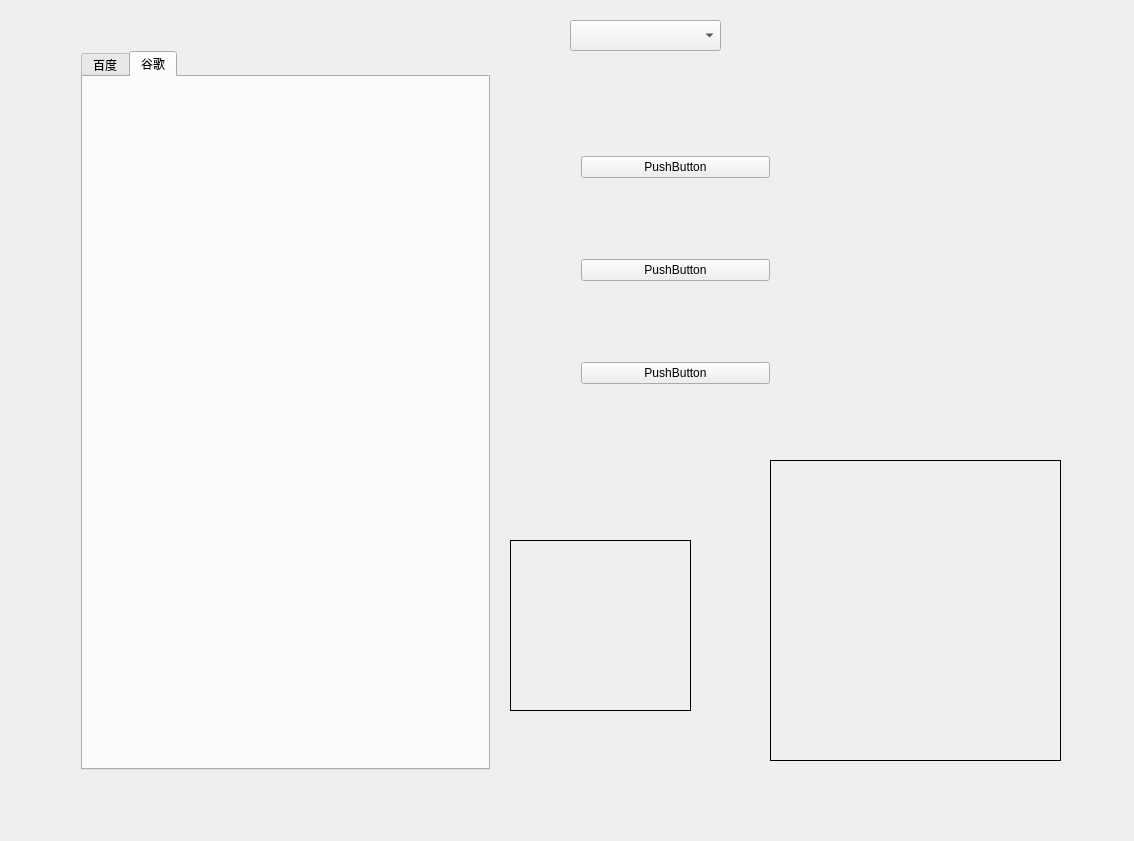
<?xml version="1.0" encoding="UTF-8"?>
<ui version="4.0">
 <class>Widget</class>
 <widget class="QWidget" name="Widget">
  <property name="geometry">
   <rect>
    <x>0</x>
    <y>0</y>
    <width>1134</width>
    <height>841</height>
   </rect>
  </property>
  <property name="windowTitle">
   <string>Widget</string>
  </property>
  <widget class="QStackedWidget" name="stackedWidget">
   <property name="geometry">
    <rect>
     <x>70</x>
     <y>40</y>
     <width>431</width>
     <height>741</height>
    </rect>
   </property>
   <property name="currentIndex">
    <number>2</number>
   </property>
   <widget class="QWidget" name="page">
    <layout class="QHBoxLayout" name="horizontalLayout">
     <item>
      <widget class="QScrollArea" name="scrollArea">
       <property name="widgetResizable">
        <bool>true</bool>
       </property>
       <widget class="QWidget" name="scrollAreaWidgetContents">
        <property name="geometry">
         <rect>
          <x>0</x>
          <y>0</y>
          <width>98</width>
          <height>320</height>
         </rect>
        </property>
        <layout class="QVBoxLayout" name="verticalLayout">
         <item>
          <widget class="QPushButton" name="pushButton_11">
           <property name="text">
            <string>PushButton</string>
           </property>
          </widget>
         </item>
         <item>
          <widget class="QPushButton" name="pushButton">
           <property name="text">
            <string>PushButton</string>
           </property>
          </widget>
         </item>
         <item>
          <widget class="QPushButton" name="pushButton_2">
           <property name="text">
            <string>PushButton</string>
           </property>
          </widget>
         </item>
         <item>
          <widget class="QPushButton" name="pushButton_9">
           <property name="text">
            <string>PushButton</string>
           </property>
          </widget>
         </item>
         <item>
          <widget class="QPushButton" name="pushButton_3">
           <property name="text">
            <string>PushButton</string>
           </property>
          </widget>
         </item>
         <item>
          <widget class="QPushButton" name="pushButton_10">
           <property name="text">
            <string>PushButton</string>
           </property>
          </widget>
         </item>
         <item>
          <widget class="QPushButton" name="pushButton_6">
           <property name="text">
            <string>PushButton</string>
           </property>
          </widget>
         </item>
         <item>
          <widget class="QPushButton" name="pushButton_8">
           <property name="text">
            <string>PushButton</string>
           </property>
          </widget>
         </item>
         <item>
          <widget class="QPushButton" name="pushButton_4">
           <property name="text">
            <string>PushButton</string>
           </property>
          </widget>
         </item>
         <item>
          <widget class="QPushButton" name="pushButton_7">
           <property name="text">
            <string>PushButton</string>
           </property>
          </widget>
         </item>
         <item>
          <widget class="QPushButton" name="pushButton_5">
           <property name="text">
            <string>PushButton</string>
           </property>
          </widget>
         </item>
        </layout>
       </widget>
      </widget>
     </item>
    </layout>
   </widget>
   <widget class="QWidget" name="page_2">
    <layout class="QHBoxLayout" name="horizontalLayout_2">
     <item>
      <widget class="QToolBox" name="toolBox">
       <property name="currentIndex">
        <number>3</number>
       </property>
       <widget class="QWidget" name="page_3">
        <property name="geometry">
         <rect>
          <x>0</x>
          <y>0</y>
          <width>100</width>
          <height>30</height>
         </rect>
        </property>
        <attribute name="label">
         <string>家人</string>
        </attribute>
       </widget>
       <widget class="QWidget" name="page_4">
        <property name="geometry">
         <rect>
          <x>0</x>
          <y>0</y>
          <width>100</width>
          <height>30</height>
         </rect>
        </property>
        <attribute name="label">
         <string>朋友</string>
        </attribute>
       </widget>
       <widget class="QWidget" name="page_6">
        <property name="geometry">
         <rect>
          <x>0</x>
          <y>0</y>
          <width>100</width>
          <height>30</height>
         </rect>
        </property>
        <attribute name="label">
         <string>同事</string>
        </attribute>
       </widget>
       <widget class="QWidget" name="page_5">
        <property name="geometry">
         <rect>
          <x>0</x>
          <y>0</y>
          <width>68</width>
          <height>16</height>
         </rect>
        </property>
        <attribute name="label">
         <string>同学</string>
        </attribute>
       </widget>
      </widget>
     </item>
    </layout>
   </widget>
   <widget class="QWidget" name="page_7">
    <layout class="QHBoxLayout" name="horizontalLayout_3">
     <item>
      <widget class="QTabWidget" name="tabWidget">
       <property name="currentIndex">
        <number>1</number>
       </property>
       <widget class="QWidget" name="tab">
        <attribute name="title">
         <string>百度</string>
        </attribute>
       </widget>
       <widget class="QWidget" name="tab_2">
        <attribute name="title">
         <string>谷歌</string>
        </attribute>
       </widget>
      </widget>
     </item>
    </layout>
   </widget>
  </widget>
  <widget class="QWidget" name="widget" native="true">
   <property name="geometry">
    <rect>
     <x>570</x>
     <y>70</y>
     <width>211</width>
     <height>401</height>
    </rect>
   </property>
   <layout class="QVBoxLayout" name="verticalLayout_2">
    <item>
     <widget class="QPushButton" name="pushButton_12">
      <property name="text">
       <string>PushButton</string>
      </property>
     </widget>
    </item>
    <item>
     <widget class="QPushButton" name="pushButton_13">
      <property name="text">
       <string>PushButton</string>
      </property>
     </widget>
    </item>
    <item>
     <widget class="QPushButton" name="pushButton_14">
      <property name="text">
       <string>PushButton</string>
      </property>
     </widget>
    </item>
   </layout>
  </widget>
  <widget class="QComboBox" name="comboBox">
   <property name="geometry">
    <rect>
     <x>570</x>
     <y>20</y>
     <width>151</width>
     <height>31</height>
    </rect>
   </property>
  </widget>
  <widget class="QLabel" name="label">
   <property name="geometry">
    <rect>
     <x>510</x>
     <y>540</y>
     <width>181</width>
     <height>171</height>
    </rect>
   </property>
   <property name="frameShape">
    <enum>QFrame::Box</enum>
   </property>
   <property name="text">
    <string/>
   </property>
  </widget>
  <widget class="QLabel" name="label_2">
   <property name="geometry">
    <rect>
     <x>770</x>
     <y>460</y>
     <width>291</width>
     <height>301</height>
    </rect>
   </property>
   <property name="frameShape">
    <enum>QFrame::Box</enum>
   </property>
   <property name="text">
    <string/>
   </property>
  </widget>
 </widget>
 <layoutdefault spacing="6" margin="11"/>
 <resources/>
 <connections/>
</ui>
